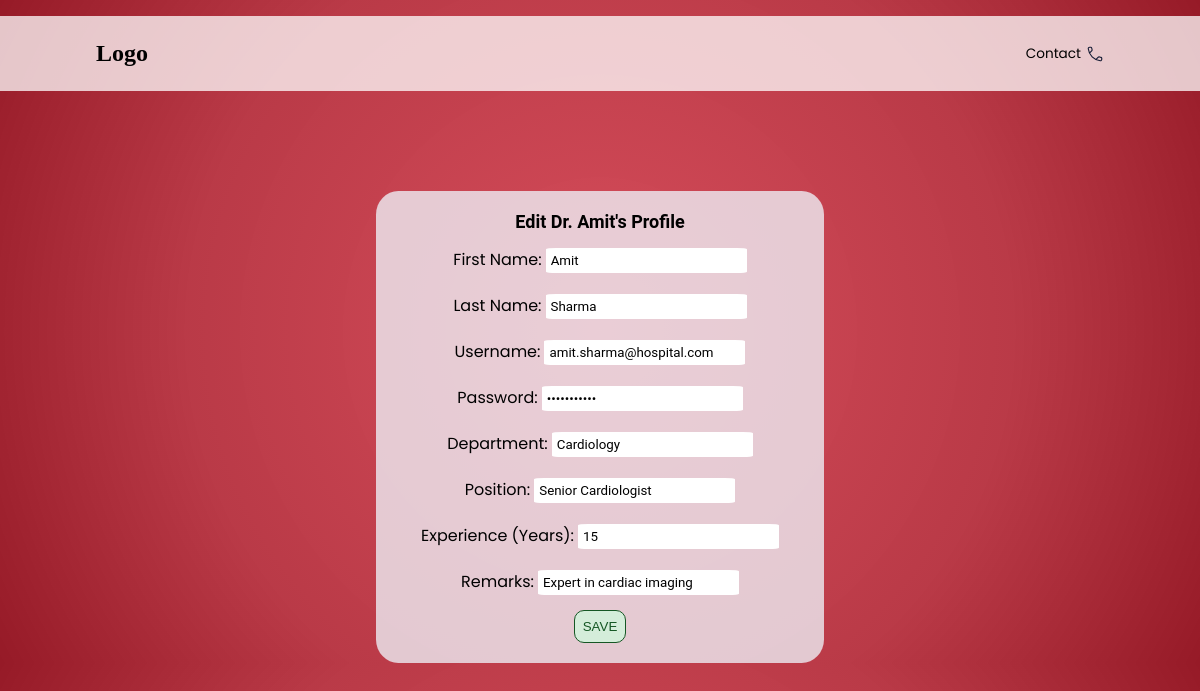
/edit_doctor/1, run on the app's committed database.
### models.py (models this page shows)
class Doctor(db.Model):
    DoctorID = db.Column(db.Integer, primary_key=True)
    FirstName = db.Column(db.String,nullable=False)
    LastName = db.Column(db.String,nullable=False)
    Username= db.Column(db.String, nullable=False)
    Password = db.Column(db.String, nullable=False)
    available=db.Column(db.String)
    Department = db.Column(db.String, db.ForeignKey('department.Department_name'), nullable=False)
    Position = db.Column(db.String)
    Experience = db.Column(db.Integer)
    Remarks = db.Column(db.String)
    photo = db.Column(db.String)
    appointments = db.relationship('Appointment', back_populates='doctor', cascade="all, delete")
    department_rel = db.relationship('Department', back_populates='doctors')

### routes/doctor.py (the view, shortened to what this page needs)
@app.route('/edit_doctor/<int:doctor_id>', methods=['GET', 'POST'])
def edit_doctor(doctor_id):
    doctor = Doctor.query.get(doctor_id)
    return render_template('edit_doctor.html', doctor=doctor)

### templates/edit_doctor.html (shortened to what this page needs)
<!DOCTYPE html>
<html lang="en">
<head>
    <link rel="stylesheet" href="{{ url_for('static', filename='style.css') }}">
</head>
<body>
    <header>
        <nav>
            <div class="logo">
                <h2>Logo</h2>
            </div>
            <div class="nav-icons">
                <ul>
                    <li>Contact
                    </li>
                </ul>
            </div>
        </nav>
    </header>
    <main>
        <div id="pageC">
            <div class="form-box">
                <div id="greet">
                    Edit Dr. {{ doctor.FirstName }}'s Profile
                </div>
                <form method="POST" enctype="multipart/form-data">
                    <div class="input-group1">
                        <label>First Name:</label>
                        <input type="text" name="FirstName" value="{{ doctor.FirstName }}" required>
                    </div>
                    <div class="input-group2">
                        <label>Last Name:</label>
                        <input type="text" name="LastName" value="{{ doctor.LastName }}" required>
                    </div>
                    <div class="input-group2">
                        <label>Username:</label>
                        <input type="text" name="Username" value="{{ doctor.Username }}" required>
                    </div>
                    <div class="input-group2">
                        <label>Password:</label>
                        <input type="password" name="Password" value="{{ doctor.Password }}" required>
                    </div>
                    <div class="input-group2">
                        <label>Department:</label>
                        <input type="text" name="Department" value="{{ doctor.Department }}" required>
                    </div>
                    <div class="input-group2">
                        <label>Position:</label>
                        <input type="text" name="Position" value="{{ doctor.Position }}">
                    </div>
                    <div class="input-group2">
                        <label>Experience (Years):</label>
                        <input type="number" name="Experience" value="{{ doctor.Experience }}">
                    </div>
                    <div class="input-group2">
                        <label>Remarks:</label>
                        <input type="text" name="Remarks" value="{{ doctor.Remarks }}">
                    </div>
                    <button type="submit" class="save">SAVE</button>
                </form>
            </div>
        </div>
    </main>
</body>
</html>

### static/style.css (style rules this page uses)
* { margin: 0; padding: 0; }
body { background: radial-gradient( circle at center, #d03040db 0%, #b01e2ddf 60%, #961a27 100%); }
:root { --primary-color: #007bff; --secondary-color: #6c757d; --header-bg: #5a7188; --header-text: #ffffff; --row-bg-odd: #ffffff; --row-bg-even: #f8f9fa; --border-color: #dee2e6; }
nav { display: flex; align-items: center; justify-content: space-between; margin-top: 2vh; gap: 3vw; background-color: rgba(255, 255, 255, 0.75); padding: 3vh; padding-left: 8vw; padding-right: 8vw; }
.nav-icons ul { display: flex; list-style: none; gap: 2vw; }
.nav-icons li { display: flex; align-items: center; font-family: 'Poppins', sans-serif; font-size: 0.85em; cursor: pointer; gap: 5px; }
main { display: flex; justify-content: center; align-items: center; }
.form-box { margin-top: 100px; border: none; border-radius: 5%; background-color: rgba(240, 248, 255, 0.75); padding: 20px; text-align: center; padding-left: 30px; padding-right: 30px; }
.input-group1 { margin-bottom: 10px; text-align: left; padding: 5px; margin-top: 10px; }
.input-group2 { margin-bottom: 10px; text-align: left; padding: 5px; }
form input { padding: 5px; border: none; border-radius: 5%; font-family: 'Roboto', 'Poppins', sans-serif; }
form { display: flex; flex-direction: column; justify-content: center; align-items: center; padding-left: 10px; padding-right: 10px; }
#greet { font-family: 'Roboto', 'Poppins', sans-serif; font-size: large; font-weight: 600; }
#pageC { transition: filter 0.3s ease; }
.save { background-color: #d4edda; color: #155724; border: 1px solid #155724; padding: 1vh; border-radius: 10px; }
.input-group1 label { font-family: 'Poppins', sans-serif; }
.input-group2 label { font-family: 'Poppins', sans-serif; }

### data on the page
Doctor: FirstName "Amit", LastName "Sharma", Username "amit.sharma@hospital.com", Department "Cardiology", Position "Senior Cardiologist", Experience "15", Remarks "Expert in cardiac imaging"
